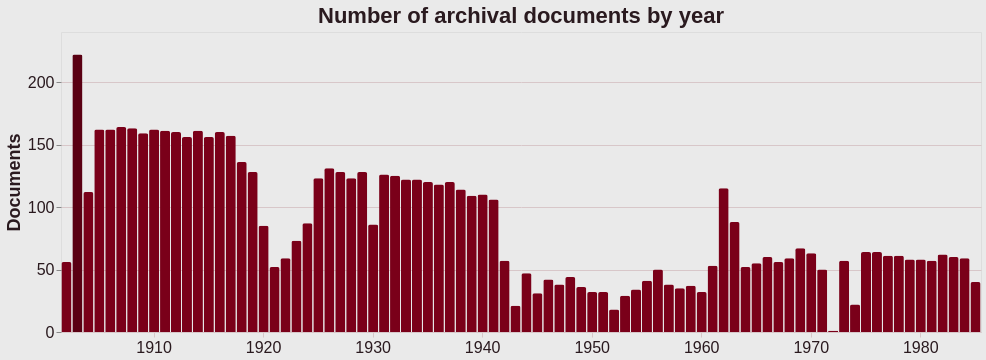

This figure's notebook cell:
### Markdown cell above
# Annual Histogram Counts

Load `output/annual_histogram_counts.csv` and render an Altair bar chart with a maroon palette and compact year/count labels.

### Code cell
from pathlib import Path

import altair as alt
import pandas as pd

alt.data_transformers.disable_max_rows()

ROOT = Path.cwd().parent if Path.cwd().name == "data_pipeline" else Path.cwd()
CSV_PATH = ROOT / "output" / "annual_histogram_counts.csv"

df = pd.read_csv(CSV_PATH)
df["year"] = df["year"].astype(int)
df["count"] = df["count"].astype(int)
df["year_label"] = df["year"].astype(str)
year_tick_values = df.loc[df["year"] % 10 == 0, "year_label"].tolist()
y_tick_values = list(range(0, int(df["count"].max()) + 51, 50))

maroon = "#7A0019"
maroon_dark = "#5A0013"
cream = "#eaeaea"
ink = "#2A1A1F"
grid = "#D8C7C9"

base = alt.Chart(df).encode(
    x=alt.X(
        "year_label:N",
        sort=df["year_label"].tolist(),
        title=None,
        axis=alt.Axis(
            values=year_tick_values,
            labelAngle=0,
            labelColor=ink,
            tickColor=grid,
            domainColor=grid,
            labelFontSize=16,
        ),
    ),
    y=alt.Y(
        "count:Q",
        title="Documents",
        axis=alt.Axis(
            values=y_tick_values,
            format="~s",
            labelColor=ink,
            titleColor=ink,
            gridColor=grid,
            domain=False,
            labelFontSize=16,
            titleFontSize=18,
        ),
    ),
    tooltip=[
        alt.Tooltip("year:O", title="Year"),
        alt.Tooltip("count:Q", title="Count", format=",")
    ],
)

bars = base.mark_bar(
    color=maroon,
    size=10,
    cornerRadiusTopLeft=2,
    cornerRadiusTopRight=2,
).encode(
    color=alt.condition(
        alt.datum.count == df["count"].max(),
        alt.value(maroon_dark),
        alt.value(maroon),
    )
)


chart = (bars).properties(
    width=920,
    height=300,
    title=alt.TitleParams(
        text="Number of archival documents by year",
        anchor="middle",
        color=ink,
        fontSize=22,
    ),
).configure_view(
    stroke=None,
    fill=cream,
).configure_axis(
    labelFontSize=16,
    titleFontSize=18,
).configure_title(
    fontSize=22,
).configure(background=cream)

chart

### Figure 1 — Vega-Lite specification as saved in the notebook (floating-point values rounded to 4 significant figures)
{"config": {"view": {"continuousWidth": 300, "continuousHeight": 300}, "background": "#eaeaea"}, "data": {"name": "data-7e3bb4b772b3e4b29113deb57993d2d8"}, "mark": {"type": "bar", "color": "#7A0019", "cornerRadiusTopLeft": 2, "cornerRadiusTopRight": 2, "size": 10}, "encoding": {"color": {"condition": {"test": "(datum.count === 222)", "value": "#5A0013"}, "value": "#7A0019"}, "tooltip": [{"field": "year", "title": "Year", "type": "ordinal"}, {"field": "count", "format": ",", "title": "Count", "type": "quantitative"}], "x": {"axis": {"domainColor": "#D8C7C9", "labelAngle": 0, "labelColor": "#2A1A1F", "labelFontSize": 16, "tickColor": "#D8C7C9", "values": ["1910", "1920", "1930", "1940", "1950", "1960", "1970", "1980"]}, "field": "year_label", "sort": ["1902", "1903", "1904", "1905", "1906", "1907", "1908", "1909", "1910", "1911", "1912", "1913", "1914", "1915", "1916", "1917", "1918", "1919", "1920", "1921", "1922", "1923", "1924", "1925", "1926", "1927", "1928", "1929", "1930", "1931", "1932", "1933", "1934", "1935", "1936", "1937", "1938", "1939", "1940", "1941", "1942", "1943", "1944", "1945", "1946", "1947", "1948", "1949", "1950", "1951", "1952", "1953", "1954", "1955", "1956", "1957", "1958", "1959", "1960", "1961", "1962", "1963", "1964", "1965", "1966", "1967", "1968", "1969", "1970", "1971", "1972", "1973", "1974", "1975", "1976", "1977", "1978", "1979", "1980", "1981", "1982", "1983", "1984", "1985"], "title": null, "type": "nominal"}, "y": {"axis": {"domain": false, "format": "~s", "gridColor": "#D8C7C9", "labelColor": "#2A1A1F", "labelFontSize": 16, "titleColor": "#2A1A1F", "titleFontSize": 18, "values": [0, 50, 100, 150, 200, 250]}, "field": "count", "title": "Documents", "type": "quantitative"}}, "height": 300, "title": {"text": "Number of archival documents by year", "anchor": "middle", "color": "#2A1A1F", "fontSize": 22}, "width": 920, "$schema": "https://vega.github.io/schema/vega-lite/v5.20.1.json", "datasets": {"data-7e3bb4b772b3e4b29113deb57993d2d8": [{"year": 1902, "count": 56, "year_label": "1902"}, {"year": 1903, "count": 222, "year_label": "1903"}, {"year": 1904, "count": 112, "year_label": "1904"}, {"year": 1905, "count": 162, "year_label": "1905"}, {"year": 1906, "count": 162, "year_label": "1906"}, {"year": 1907, "count": 164, "year_label": "1907"}, {"year": 1908, "count": 163, "year_label": "1908"}, {"year": 1909, "count": 159, "year_label": "1909"}, {"year": 1910, "count": 162, "year_label": "1910"}, {"year": 1911, "count": 161, "year_label": "1911"}, {"year": 1912, "count": 160, "year_label": "1912"}, {"year": 1913, "count": 156, "year_label": "1913"}, {"year": 1914, "count": 161, "year_label": "1914"}, {"year": 1915, "count": 156, "year_label": "1915"}, {"year": 1916, "count": 160, "year_label": "1916"}, {"year": 1917, "count": 157, "year_label": "1917"}, {"year": 1918, "count": 136, "year_label": "1918"}, {"year": 1919, "count": 128, "year_label": "1919"}, {"year": 1920, "count": 85, "year_label": "1920"}, {"year": 1921, "count": 52, "year_label": "1921"}, {"year": 1922, "count": 59, "year_label": "1922"}, {"year": 1923, "count": 73, "year_label": "1923"}, {"year": 1924, "count": 87, "year_label": "1924"}, {"year": 1925, "count": 123, "year_label": "1925"}, {"year": 1926, "count": 131, "year_label": "1926"}, {"year": 1927, "count": 128, "year_label": "1927"}, {"year": 1928, "count": 123, "year_label": "1928"}, {"year": 1929, "count": 128, "year_label": "1929"}, {"year": 1930, "count": 86, "year_label": "1930"}, {"year": 1931, "count": 126, "year_label": "1931"}, {"year": 1932, "count": 125, "year_label": "1932"}, {"year": 1933, "count": 122, "year_label": "1933"}, {"year": 1934, "count": 122, "year_label": "1934"}, {"year": 1935, "count": 120, "year_label": "1935"}, {"year": 1936, "count": 118, "year_label": "1936"}, {"year": 1937, "count": 120, "year_label": "1937"}, {"year": 1938, "count": 114, "year_label": "1938"}, {"year": 1939, "count": 109, "year_label": "1939"}, {"year": 1940, "count": 110, "year_label": "1940"}, {"year": 1941, "count": 106, "year_label": "1941"}, {"year": 1942, "count": 57, "year_label": "1942"}, {"year": 1943, "count": 21, "year_label": "1943"}, {"year": 1944, "count": 47, "year_label": "1944"}, {"year": 1945, "count": 31, "year_label": "1945"}, {"year": 1946, "count": 42, "year_label": "1946"}, {"year": 1947, "count": 38, "year_label": "1947"}, {"year": 1948, "count": 44, "year_label": "1948"}, {"year": 1949, "count": 36, "year_label": "1949"}, {"year": 1950, "count": 32, "year_label": "1950"}, {"year": 1951, "count": 32, "year_label": "1951"}, {"year": 1952, "count": 18, "year_label": "1952"}, {"year": 1953, "count": 29, "year_label": "1953"}, {"year": 1954, "count": 34, "year_label": "1954"}, {"year": 1955, "count": 41, "year_label": "1955"}, {"year": 1956, "count": 50, "year_label": "1956"}, {"year": 1957, "count": 38, "year_label": "1957"}, {"year": 1958, "count": 35, "year_label": "1958"}, {"year": 1959, "count": 37, "year_label": "1959"}, {"year": 1960, "count": 32, "year_label": "1960"}, {"year": 1961, "count": 53, "year_label": "1961"}, {"year": 1962, "count": 115, "year_label": "1962"}, {"year": 1963, "count": 88, "year_label": "1963"}, {"year": 1964, "count": 52, "year_label": "1964"}, {"year": 1965, "count": 55, "year_label": "1965"}, {"year": 1966, "count": 60, "year_label": "1966"}, {"year": 1967, "count": 56, "year_label": "1967"}, {"year": 1968, "count": 59, "year_label": "1968"}, {"year": 1969, "count": 67, "year_label": "1969"}, {"year": 1970, "count": 63, "year_label": "1970"}, {"year": 1971, "count": 50, "year_label": "1971"}, {"year": 1972, "count": 1, "year_label": "1972"}, {"year": 1973, "count": 57, "year_label": "1973"}, {"year": 1974, "count": 22, "year_label": "1974"}, {"year": 1975, "count": 64, "year_label": "1975"}, {"year": 1976, "count": 64, "year_label": "1976"}, {"year": 1977, "count": 61, "year_label": "1977"}, {"year": 1978, "count": 61, "year_label": "1978"}, {"year": 1979, "count": 58, "year_label": "1979"}, {"year": 1980, "count": 58, "year_label": "1980"}, {"year": 1981, "count": 57, "year_label": "1981"}, {"year": 1982, "count": 62, "year_label": "1982"}, {"year": 1983, "count": 60, "year_label": "1983"}, {"year": 1984, "count": 59, "year_label": "1984"}, {"year": 1985, "count": 40, "year_label": "1985"}]}}
